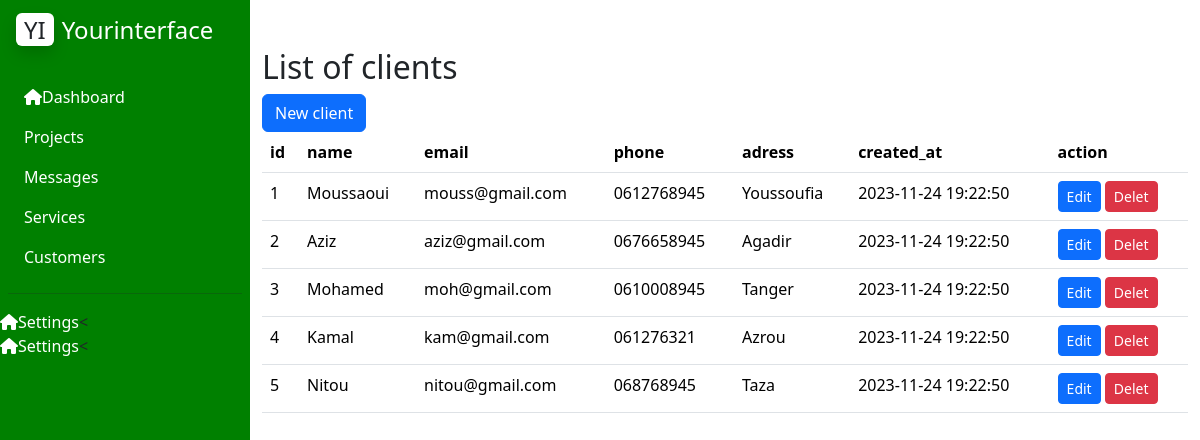
The page / on the database its author committed.
### tables this page shows
CREATE TABLE utilisateurs(
	id INT PRIMARY KEY AUTO_INCREMENT,
	name VARCHAR(50) NOT NULL,
	email VARCHAR(20),
	phone VARCHAR(20),
	adress VARCHAR(50),
	created_at DATETIME DEFAULT CURRENT_TIMESTAMP
);

### index.php (the view, shortened to what this page needs)
<!DOCTYPE html>
<html lang="en">
<head>
    <link rel="stylesheet" href="style.css">
    <link rel="stylesheet" href="https://cdn.jsdelivr.net/npm/bootstrap@5.3.2/dist/css/bootstrap.min.css" rel="stylesheet">
</head>
<body>
    <div class="main-container d-flex">
        <div class="sidebar" id="side_nav">
            <div class="header-box px-3 pt-3 pb-4">
                <h1 class="fs-4"><span class="bg-white text-dark rounded shadow px-2 me-2">YI</span><span class="text-white">Yourinterface</span></h1>
            </div>
            <ul class="list-unstyled px-2">
                <li class=""><a href="create.php" class="text-decoration-none px-3 py-2 d-block"><i class="fa-solid fa-house"></i>Dashboard</a></li>
                <li class=""><a href="#" class="text-decoration-none px-3 py-2 d-block">Projects</a></li>
                <li class=""><a href="#" class="text-decoration-none px-3 py-2 d-block">Messages</a></li>
                <li class=""><a href="#" class="text-decoration-none px-3 py-2 d-block">Services</a></li>
                <li class=""><a href="#" class="text-decoration-none px-3 py-2 d-block">Customers</a></li>
            </ul>
            <hr class="h-color mx-2">
            <ul class="list-unstyled">
            <li><a href="#" class="text-decoration-none"><i class="fa-solid fa-house"></i>Settings</a><</li>
            <li><a href="#" class="text-decoration-none"><i class="fa-solid fa-house"></i>Settings</a><</li>
            </ul>
        </div>
        <div class="content">
    <div class="container my-5" >
        <h2>List of clients</h2>
        <a class="btn btn-primary" href="./create.php" role="button">New client</a>
        <br>
        <table class="table">
            <thead>
                <tr>
                    <th>id</th>
                    <th>name</th>
                    <th>email</th>
                    <th>phone</th>
                    <th>adress</th>
                    <th>created_at</th>
                    <th>action</th>
                </tr>
            </thead>
            <tbody>
            <?php
            require 'connection.php';
            $requete="SELECT *  FROM utilisateurs ";
            $query=mysqli_query($connection,$requete);
            while($row = mysqli_fetch_assoc($query)){
                $editUrl="edit.php?id=$row[id]";
                $deletUrl="delet.php?id=$row[id]";
                echo"
                <tr>
                <td>$row[id]</td>
                <td>$row[name]</td>
                <td>$row[email]</td>
                <td>$row[phone]</td>
                <td>$row[adress]</td>
                <td>$row[created_at]</td>
                <td>
                    <a class='btn btn-primary btn-sm' href='$editUrl'>Edit</a>
                    <a class='btn btn-danger btn-sm' href='$deletUrl'>Delet</a>
                </td>
            </tr>
            ";
            }
            ?>
            </tbody>
        </table>
    </div>
        </div>
    </div>
</body>
</html>

### style.css (style rules this page uses)
#side_nav { background: green; min-width: 250px; height: 100vh ; }
.content { min-height: 100vh; width: 100%; }
hr.h-color { background: #eee; }
.sidebar li a { color: #fff; }

### rows shown on the page
utilisateurs: id "1", name "Moussaoui", email "mouss@gmail.com", phone "0612768945", adress "Youssoufia", created_at "2023-11-24 19:22:50"
utilisateurs: id "2", name "Aziz", email "aziz@gmail.com", phone "0676658945", adress "Agadir", created_at "2023-11-24 19:22:50"
utilisateurs: id "3", name "Mohamed", email "moh@gmail.com", phone "0610008945", adress "Tanger", created_at "2023-11-24 19:22:50"
utilisateurs: id "4", name "Kamal", email "kam@gmail.com", phone "061276321", adress "Azrou", created_at "2023-11-24 19:22:50"
utilisateurs: id "5", name "Nitou", email "nitou@gmail.com", phone "068768945", adress "Taza", created_at "2023-11-24 19:22:50"
